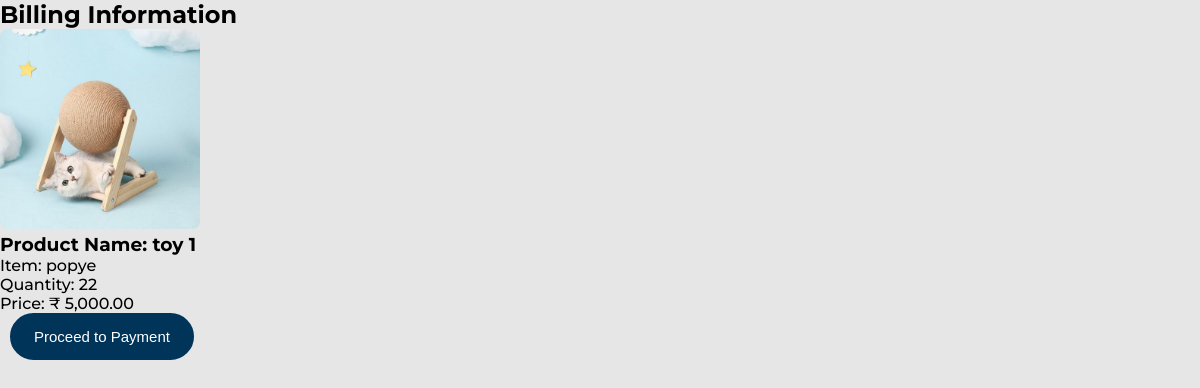
The app's page /billing_products.php?product_id=3 with its own data.
### tables this page shows
CREATE TABLE `pet_products` (
  `id` int(11) NOT NULL,
  `title` varchar(255) NOT NULL,
  `price` decimal(10,2) NOT NULL,
  `item` varchar(255) NOT NULL,
  `quantity` varchar(255) NOT NULL,
  `image_path` varchar(255) NOT NULL
);

### billing_products.php (the view, shortened to what this page needs)
<!DOCTYPE html>
<html lang="en">
<head>
    <link rel="stylesheet" href="css/styles.css">
</head>
<body>
<h2>Billing Information</h2>
<?php
include 'database.php';
if (isset($_GET['product_id'])) {
    $product_id = intval($_GET['product_id']);
    $query = "SELECT * FROM pet_products WHERE id = ?";
    $stmt = $conn->prepare($query);
    $stmt->bind_param("i", $product_id);
    $stmt->execute();
    $result = $stmt->get_result();
    if ($result->num_rows > 0) {
        $product = $result->fetch_assoc();
        echo "<div class='billing_details'>";
        echo "<img src='" . htmlspecialchars($product['image_path']) . "' alt='Product Image' width='200'>";
        echo "<h3>Product Name: " . htmlspecialchars($product['title']) . "</h3>";
        echo "<p>Item: " . htmlspecialchars($product['item']) . "</p>";
        echo "<p>Quantity: " . htmlspecialchars($product['quantity']) . "</p>";
        echo "<p>Price: &#8377; " . number_format($product['price'], 2) . "</p>";
        echo "</div>";
        echo "<form action='process_payment.php' method='POST'>";
        echo "<button type='submit' class='btn btn_bg'>Proceed to Payment</button>";
        echo "</form>";
    } else {
        echo "<p>No product found with the provided ID.</p>";
    }
} else {
    echo "<p>Invalid request. Please go back to manage products.</p>";
}
?>
</body>
</html>

### css/styles.css (style rules this page uses)
* { padding: 0px; margin: 0px; box-sizing: border-box; }
html { font-size: 10px; }
body { font-family: "Montserrat", sans-serif; font-size: 1.6rem; color: #000; font-weight: 500; background-color: rgba(217, 217, 217, 0.6509803922); }
.btn { text-decoration: none; padding: 1.3rem 2.2rem; }
.btn_bg { background-color: #003459; color: #fff; border-radius: 10rem; border: 2px solid #003459; margin-left: 1rem; transition: background-color 0.3s ease, color 0.3s ease; font-size: 15px; }

### records on screen
pet_products: image_path (picture), title "toy 1", item "popye", quantity "22", price "5,000.00"
